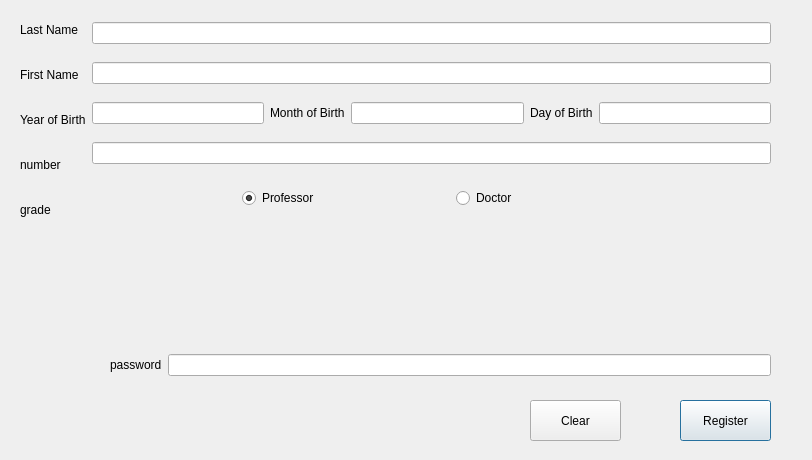
<?xml version="1.0" encoding="UTF-8"?>
<ui version="4.0">
 <class>DialogTeacherRegister</class>
 <widget class="QDialog" name="DialogTeacherRegister">
  <property name="geometry">
   <rect>
    <x>0</x>
    <y>0</y>
    <width>812</width>
    <height>460</height>
   </rect>
  </property>
  <property name="windowTitle">
   <string>Dialog</string>
  </property>
  <widget class="QWidget" name="layoutWidget">
   <property name="geometry">
    <rect>
     <x>110</x>
     <y>350</y>
     <width>661</width>
     <height>30</height>
    </rect>
   </property>
   <layout class="QHBoxLayout" name="horizontalLayout">
    <item>
     <widget class="QLabel" name="psswd">
      <property name="text">
       <string>password</string>
      </property>
     </widget>
    </item>
    <item>
     <widget class="QLineEdit" name="lineEditPsswd">
      <property name="echoMode">
       <enum>QLineEdit::Password</enum>
      </property>
     </widget>
    </item>
   </layout>
  </widget>
  <widget class="QWidget" name="layoutWidget_2">
   <property name="geometry">
    <rect>
     <x>20</x>
     <y>10</y>
     <width>751</width>
     <height>219</height>
    </rect>
   </property>
   <layout class="QGridLayout" name="gridLayout_2">
    <item row="0" column="1" rowspan="5">
     <layout class="QGridLayout" name="gridLayout">
      <item row="3" column="0">
       <layout class="QHBoxLayout" name="horizontalLayout_6">
        <item>
         <widget class="QLineEdit" name="lineEditNumber"/>
        </item>
       </layout>
      </item>
      <item row="2" column="0">
       <layout class="QHBoxLayout" name="horizontalLayout_5">
        <item>
         <widget class="QLineEdit" name="lineEditYear"/>
        </item>
        <item>
         <widget class="QLabel" name="month">
          <property name="text">
           <string>Month of Birth</string>
          </property>
         </widget>
        </item>
        <item>
         <widget class="QLineEdit" name="lineEditMonth"/>
        </item>
        <item>
         <widget class="QLabel" name="day">
          <property name="text">
           <string>Day of Birth</string>
          </property>
         </widget>
        </item>
        <item>
         <widget class="QLineEdit" name="lineEditDay"/>
        </item>
       </layout>
      </item>
      <item row="4" column="0">
       <layout class="QHBoxLayout" name="horizontalLayout_2">
        <property name="sizeConstraint">
         <enum>QLayout::SetMinimumSize</enum>
        </property>
        <property name="leftMargin">
         <number>0</number>
        </property>
        <property name="topMargin">
         <number>0</number>
        </property>
        <item>
         <spacer name="horizontalSpacer">
          <property name="orientation">
           <enum>Qt::Horizontal</enum>
          </property>
          <property name="sizeType">
           <enum>QSizePolicy::Fixed</enum>
          </property>
          <property name="sizeHint" stdset="0">
           <size>
            <width>150</width>
            <height>32</height>
           </size>
          </property>
         </spacer>
        </item>
        <item>
         <widget class="QRadioButton" name="one">
          <property name="text">
           <string>Professor</string>
          </property>
          <property name="checked">
           <bool>true</bool>
          </property>
         </widget>
        </item>
        <item>
         <widget class="QRadioButton" name="two">
          <property name="text">
           <string>Doctor</string>
          </property>
         </widget>
        </item>
        <item>
         <spacer name="horizontalSpacer_2">
          <property name="orientation">
           <enum>Qt::Horizontal</enum>
          </property>
          <property name="sizeType">
           <enum>QSizePolicy::Fixed</enum>
          </property>
          <property name="sizeHint" stdset="0">
           <size>
            <width>108</width>
            <height>32</height>
           </size>
          </property>
         </spacer>
        </item>
       </layout>
      </item>
      <item row="1" column="0">
       <layout class="QHBoxLayout" name="horizontalLayout_3">
        <item>
         <widget class="QLineEdit" name="lineEditFname"/>
        </item>
       </layout>
      </item>
      <item row="0" column="0">
       <layout class="QHBoxLayout" name="horizontalLayout_4">
        <item>
         <widget class="QLineEdit" name="lineEditLname"/>
        </item>
       </layout>
      </item>
     </layout>
    </item>
    <item row="1" column="0">
     <widget class="QLabel" name="Fname">
      <property name="text">
       <string>First Name</string>
      </property>
     </widget>
    </item>
    <item row="0" column="0">
     <widget class="QLabel" name="Lname">
      <property name="text">
       <string>Last Name</string>
      </property>
     </widget>
    </item>
    <item row="3" column="0">
     <widget class="QLabel" name="number">
      <property name="text">
       <string>number</string>
      </property>
     </widget>
    </item>
    <item row="2" column="0">
     <widget class="QLabel" name="year">
      <property name="text">
       <string>Year of Birth</string>
      </property>
     </widget>
    </item>
    <item row="4" column="0">
     <widget class="QLabel" name="label">
      <property name="text">
       <string>grade</string>
      </property>
     </widget>
    </item>
   </layout>
  </widget>
  <widget class="QPushButton" name="pushButton_rregister">
   <property name="geometry">
    <rect>
     <x>680</x>
     <y>400</y>
     <width>91</width>
     <height>41</height>
    </rect>
   </property>
   <property name="text">
    <string>Register</string>
   </property>
  </widget>
  <widget class="QPushButton" name="pushButton_clear">
   <property name="geometry">
    <rect>
     <x>530</x>
     <y>400</y>
     <width>91</width>
     <height>41</height>
    </rect>
   </property>
   <property name="text">
    <string>Clear</string>
   </property>
  </widget>
 </widget>
 <resources/>
 <connections/>
</ui>
